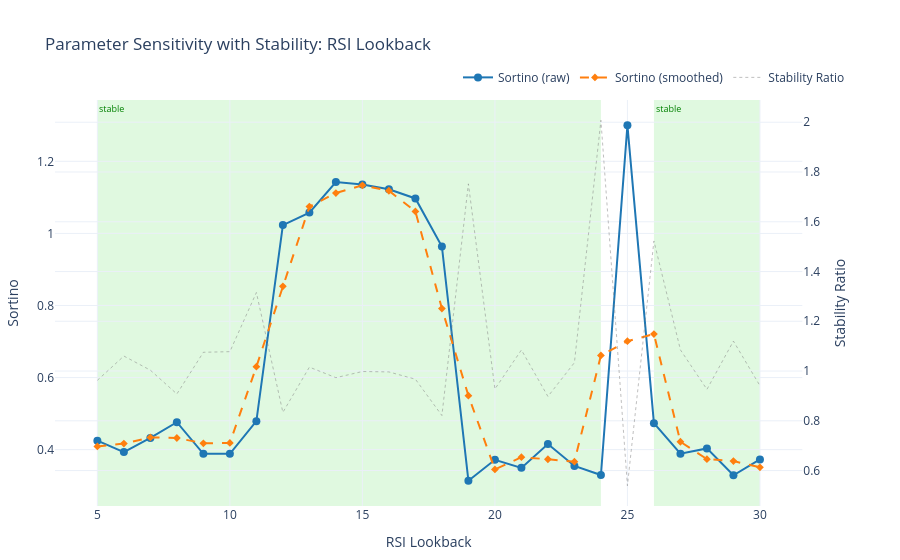

The code cell stored with this chart in its notebook:
### Code cell
# Step 3: 1D stability plot
fig_1d = plot_parameter_sensitivity_with_stability(
    smoothed_1d, 'RSI Lookback', 'sortino',
    stable_regions=regions_1d,
    show_plot=True,
)

### Figure 1 — Plotly figure (JSON) as saved in the notebook; plotly's stock layout.template omitted (floating-point values rounded to 4 significant figures)
{"data": [{"hovertemplate": "<b>RSI Lookback</b>: %{x}<br><b>Sortino (raw)</b>: %{y:.4f}<br><extra></extra>", "line": {"color": "#1f77b4"}, "marker": {"size": 8}, "mode": "lines+markers", "name": "Sortino (raw)", "type": "scatter", "x": [5, 6, 7, 8, 9, 10, 11, 12, 13, 14, 15, 16, 17, 18, 19, 20, 21, 22, 23, 24, 25, 26, 27, 28, 29, 30], "xaxis": "x", "y": [0.4248, 0.3931, 0.4324, 0.4762, 0.3883, 0.3883, 0.479, 1.023, 1.058, 1.142, 1.136, 1.122, 1.097, 0.9638, 0.3138, 0.3719, 0.3494, 0.4157, 0.3546, 0.3294, 1.3, 0.4733, 0.3887, 0.4034, 0.3288, 0.3728], "yaxis": "y"}, {"hovertemplate": "<b>RSI Lookback</b>: %{x}<br><b>Sortino (smoothed)</b>: %{y:.4f}<br><extra></extra>", "line": {"color": "#ff7f0e", "dash": "dash"}, "marker": {"size": 6, "symbol": "diamond"}, "mode": "lines+markers", "name": "Sortino (smoothed)", "type": "scatter", "x": [5, 6, 7, 8, 9, 10, 11, 12, 13, 14, 15, 16, 17, 18, 19, 20, 21, 22, 23, 24, 25, 26, 27, 28, 29, 30], "xaxis": "x", "y": [0.409, 0.4168, 0.4339, 0.4323, 0.4176, 0.4185, 0.6301, 0.8533, 1.074, 1.112, 1.134, 1.118, 1.061, 0.7915, 0.5498, 0.345, 0.379, 0.3732, 0.3666, 0.6613, 0.7009, 0.7207, 0.4218, 0.3736, 0.3683, 0.3508], "yaxis": "y"}, {"hovertemplate": "<b>RSI Lookback</b>: %{x}<br><b>Stability Ratio</b>: %{y:.2f}<br><extra></extra>", "line": {"color": "gray", "dash": "dot", "width": 1}, "mode": "lines", "name": "Stability Ratio", "opacity": 0.5, "type": "scatter", "x": [5, 6, 7, 8, 9, 10, 11, 12, 13, 14, 15, 16, 17, 18, 19, 20, 21, 22, 23, 24, 25, 26, 27, 28, 29, 30], "xaxis": "x", "y": [0.9626, 1.06, 1.003, 0.9079, 1.075, 1.078, 1.316, 0.8341, 1.016, 0.9733, 0.9981, 0.9964, 0.9672, 0.8213, 1.752, 0.9277, 1.085, 0.8978, 1.034, 2.008, 0.5391, 1.523, 1.085, 0.9262, 1.12, 0.941], "yaxis": "y2"}], "layout": {"annotations": [{"font": {"color": "green", "size": 9}, "showarrow": false, "text": "stable", "x": 5, "xanchor": "left", "xref": "x", "y": 1, "yanchor": "top", "yref": "y domain"}, {"font": {"color": "green", "size": 9}, "showarrow": false, "text": "stable", "x": 26, "xanchor": "left", "xref": "x", "y": 1, "yanchor": "top", "yref": "y domain"}], "hovermode": "x unified", "legend": {"orientation": "h", "x": 1, "xanchor": "right", "y": 1.02, "yanchor": "bottom"}, "margin": {"b": 50, "l": 50, "r": 50, "t": 100}, "shapes": [{"fillcolor": "rgba(0,200,0,0.12)", "layer": "below", "line": {"width": 0}, "type": "rect", "x0": 5, "x1": 24, "xref": "x", "y0": 0, "y1": 1, "yref": "y domain"}, {"fillcolor": "rgba(0,200,0,0.12)", "layer": "below", "line": {"width": 0}, "type": "rect", "x0": 26, "x1": 30, "xref": "x", "y0": 0, "y1": 1, "yref": "y domain"}], "title": {"text": "Parameter Sensitivity with Stability: RSI Lookback"}, "xaxis": {"anchor": "y", "domain": [0, 0.94], "title": {"text": "RSI Lookback"}}, "yaxis": {"anchor": "x", "domain": [0, 1], "title": {"text": "Sortino"}}, "yaxis2": {"anchor": "x", "overlaying": "y", "side": "right", "title": {"text": "Stability Ratio"}}}}
